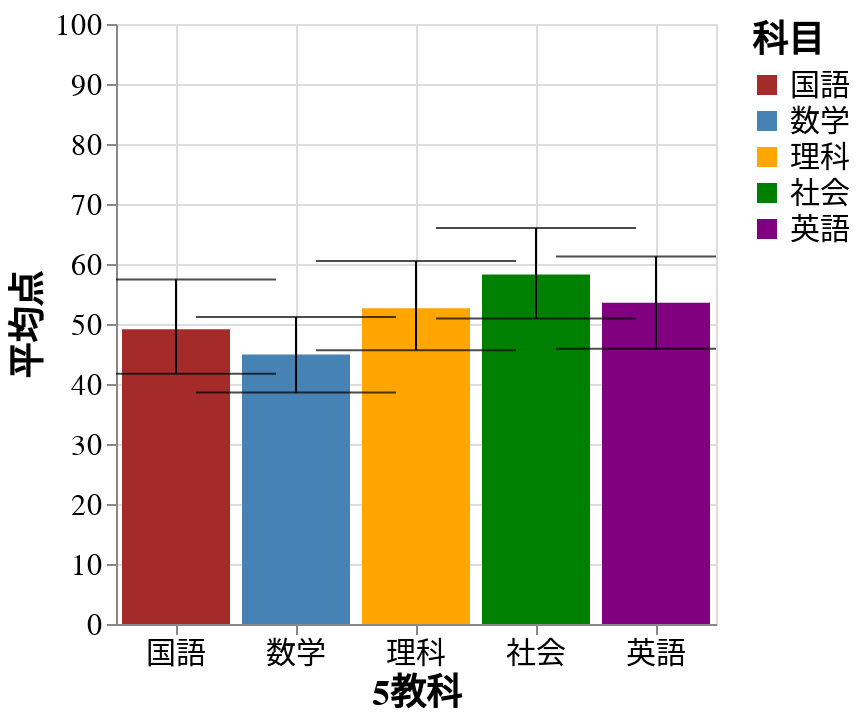

Notebook code cell kept with this figure:
### Markdown cell above
## エラーバーの挿入
ばらつきの大きさを表す統計量をエラーバーとして可視化させることもできます。``.mark_errorbar(extent=XXX)``でエラーバーの計算方法を選択しましょう。引数はデフォルトで``stderr``（標準誤差）です。他には``stderv``（標準偏差）、``ci``（95%信頼区間）、``iqr``（四分位範囲）がとれます。

### Code cell
bar_chart = (
    alt.Chart(long_df)
    .mark_bar()
    .encode(
        x=alt.X(
            "科目:N",
            sort=alt.Sort(sub),
            axis=alt.Axis(title="5教科"),
        ),
        y=alt.Y(
            "得点:Q",
            aggregate="mean", # aggregate 関数の指定
            scale=alt.Scale(domain=[0, 100]),
            axis=alt.Axis(title="平均点"),
        ),
        color=alt.Color(
            "科目:N",
            scale=alt.Scale(
                domain=sub, range=["brown", "steelblue", "orange", "green", "purple"]
            ),
        ),
        tooltip=[
            alt.Tooltip(field="得点", aggregate="mean", format=".2f"), # 平均得点を集計して小数第二位まで表示
            alt.Tooltip(field="科目"),
        ],
    )
)

error_bar = (
    alt.Chart(long_df)
    .mark_errorbar(extent="ci",
                   clip=True,rule=True,size=100,
                   ticks=alt.MarkConfig(width=20,color="black"),
                  )
    .encode(
        x=alt.X(
            "科目:N",
            sort=alt.Sort(sub),
            axis=alt.Axis(title="5教科"),
        ),
        y=alt.Y(
            "得点:Q",
            scale=alt.Scale(domain=[0, 100]),
            axis=alt.Axis(title="平均点"),
        )
    )
)
bar_chart + error_bar

### Figure 1 — Vega-Lite specification as saved in the notebook (floating-point values rounded to 4 significant figures; data arrays with more than 128 entries replaced by an {"elided": "..."} marker saying what was removed)
{"config": {"axis": {"ticks": true, "grid": true, "labelFont": "Yu Gothic UI", "labelFontSize": 15, "labelAngle": 0, "titleFont": "Yu Gothic UI", "titleFontSize": 18}, "legend": {"labelFont": "Yu Gothic UI", "labelFontSize": 15, "labelAngle": 0, "titleFont": "Yu Gothic UI", "titleFontSize": 18, "titleAngle": 0}, "header": {"labelFont": "Yu Gothic UI", "labelFontSize": 20, "labelAngle": 0, "titleFont": "Yu Gothic UI", "titleFontSize": 25, "titleAngle": 0}, "mark": {"font": "Yu Gothic UI"}, "title": {"font": "Yu Gothic UI", "subtitleFont": "Yu Gothic UI"}, "view": {"width": 300, "height": 300}, "background": "white"}, "layer": [{"mark": "bar", "encoding": {"color": {"field": "科目", "scale": {"domain": ["国語", "数学", "理科", "社会", "英語"], "range": ["brown", "steelblue", "orange", "green", "purple"]}, "type": "nominal"}, "tooltip": [{"aggregate": "mean", "field": "得点", "format": ".2f"}, {"field": "科目"}], "x": {"axis": {"title": "5教科"}, "field": "科目", "sort": ["国語", "数学", "理科", "社会", "英語"], "type": "nominal"}, "y": {"aggregate": "mean", "axis": {"title": "平均点"}, "field": "得点", "scale": {"domain": [0, 100]}, "type": "quantitative"}}}, {"mark": {"type": "errorbar", "clip": true, "extent": "ci", "rule": true, "size": 100, "ticks": {"color": "black", "width": 20}}, "encoding": {"x": {"axis": {"title": "5教科"}, "field": "科目", "sort": ["国語", "数学", "理科", "社会", "英語"], "type": "nominal"}, "y": {"axis": {"title": "平均点"}, "field": "得点", "scale": {"domain": [0, 100]}, "type": "quantitative"}}}], "data": {"name": "data-cb38e1ae7e5d0f4e2292037944499959"}, "$schema": "https://vega.github.io/schema/vega-lite/v4.17.0.json", "datasets": {"data-cb38e1ae7e5d0f4e2292037944499959": {"elided": "150 records"}}}
